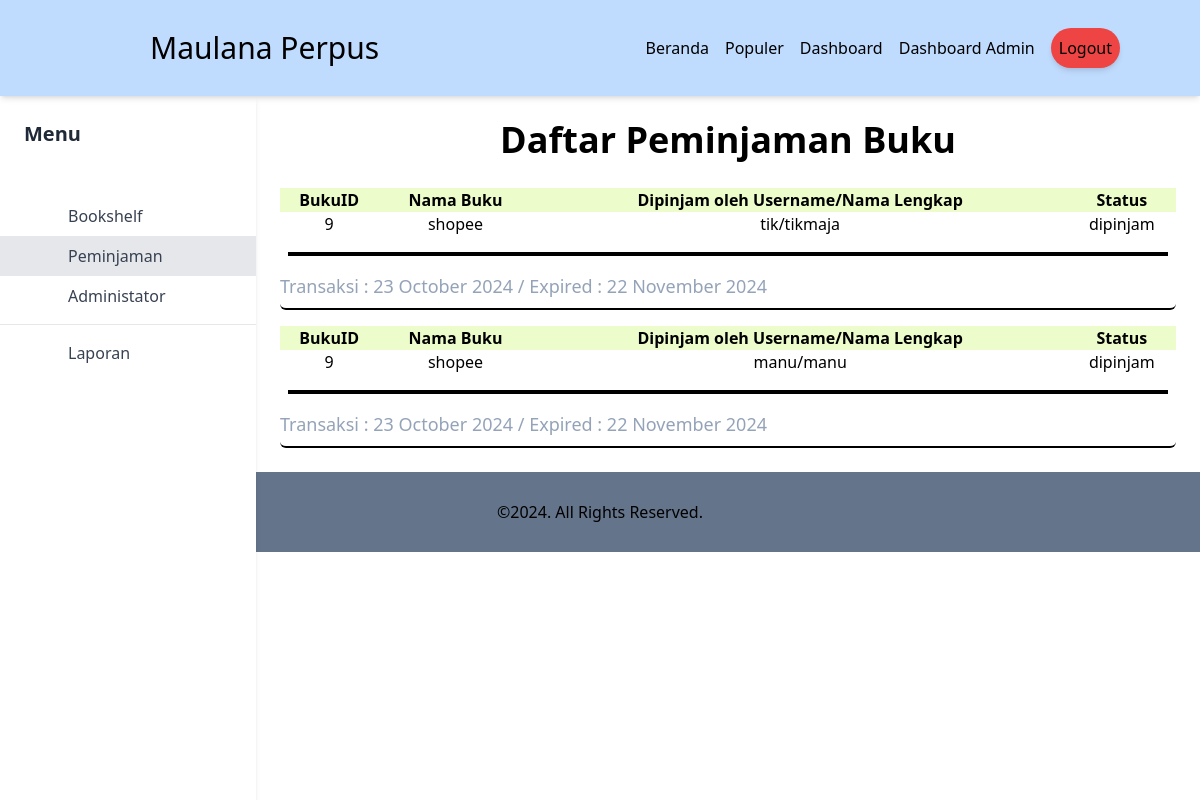
The app's page /staff?page=borrow (signed in) with its own data.
### tables this page shows
CREATE TABLE `peminjaman` (
  `PeminjamID` int(11) NOT NULL,
  `UserID` int(11) NOT NULL,
  `BukuID` int(11) NOT NULL,
  `TanggalPeminjaman` date NOT NULL,
  `TanggalPengembalian` varchar(255) NOT NULL,
  `StatusPeminjaman` enum('dikembalikan','expired','dipinjam','dibatalkan') NOT NULL
);

CREATE TABLE `buku` (
  `BukuID` int(11) NOT NULL,
  `Judul` varchar(255) NOT NULL,
  `KategoriBukuID` int(11) NOT NULL,
  `Penulis` varchar(255) NOT NULL,
  `Penerbit` varchar(255) NOT NULL,
  `TahunTerbit` int(4) NOT NULL
);

CREATE TABLE `user` (
  `UserID` int(11) NOT NULL,
  `Username` varchar(255) NOT NULL,
  `Password` text NOT NULL,
  `Email` varchar(255) NOT NULL,
  `NamaLengkap` text NOT NULL,
  `permission` int(1) NOT NULL DEFAULT 3,
  `Alamat` text NOT NULL
);

### staff/borrow-page.php (the view)
<?php
    $borrow = $conn->query("SELECT
            buku.BukuID,
            buku.Judul,
            user.Username,
            user.NamaLengkap,
            peminjaman.StatusPeminjaman,
            peminjaman.TanggalPeminjaman,
            peminjaman.TanggalPengembalian
        FROM peminjaman
        LEFT JOIN
            buku ON buku.BukuID = peminjaman.BukuID
        LEFT JOIN
            user ON user.UserID = peminjaman.UserID
        ORDER BY peminjaman.TanggalPeminjaman DESC
    ");
    $data = $borrow->fetchAll();
?>
<h1 class="text-4xl font-bold mb-7 text-center">Daftar Peminjaman Buku</h1>
<div class="flex flex-col gap-y-4">
    <?php foreach($data as $index => $value) {
        $tanggalPeminjaman = new DateTime($value['TanggalPeminjaman']);
        $tanggalPengembalian = (int)$value['TanggalPengembalian'];
        $tanggalBatas = $tanggalPeminjaman->modify("+$tanggalPengembalian days");
    ?>
    <div class="flex flex-col border-b-2 border-black rounded-md">
        <table>
            <thead class="bg-lime-100 even:bg-cyan-100 rounded-lg">
                <th>BukuID</th>
                <th>Nama Buku</th>
                <th>Dipinjam oleh Username/Nama Lengkap</th>
                <th>Status</th>
            </thead>
            <tbody>
                <tr class="text-center">
                    <td><?= $value['BukuID'] ?></td>
                    <td><?= $value['Judul'] ?></td>
                    <td><?= $value['Username'] ?>/<?= $value['NamaLengkap'] ?></td>
                    <td><?= $value['StatusPeminjaman'] ?></td>
                </tr>
            </tbody>
        </table>
        <hr class="my-4 border-2 border-black mx-2">
        <h1 class="text-slate-400 text-lg mb-2">Transaksi : <?= date("d F Y", strtotime($value['TanggalPeminjaman'])) ?> / Expired : <?= $tanggalBatas->format("d F Y") ?></h1>
    </div>
    <?php } ?>
</div>

### staff/index.php (style rules this page uses)
* { margin: 0; padding: 0; box-sizing: border-box; }

### records on screen
peminjaman: BukuID.BukuID "9", BukuID.Judul "shopee", UserID.Username "tik", UserID.NamaLengkap "tikmaja", StatusPeminjaman "dipinjam", TanggalPeminjaman "23 October 2024", $tanggalBatas->format("d F Y") "22 November 2024"
peminjaman: BukuID.BukuID "9", BukuID.Judul "shopee", UserID.Username "manu", UserID.NamaLengkap "manu", StatusPeminjaman "dipinjam", TanggalPeminjaman "23 October 2024", $tanggalBatas->format("d F Y") "22 November 2024"
